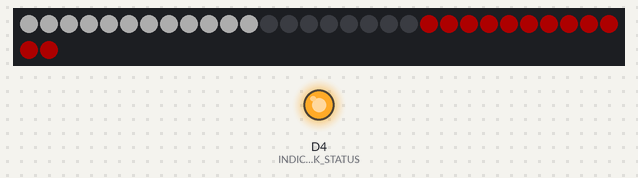
Simulated run of this sketch. Board: ESP8266 (NodeMCU). On the bench: 32 RGB LEDs in strip order, left to right, continuing on the next row, output pins drawn as LEDs (lit = HIGH). Dim RGB values are drawn brighter than linear; WiFi joins after 1.5 s; servers stay silent unless stated; what the sketch prints to the serial monitor is not drawn.

Above: at 0.1 s.
At 1.36 s:
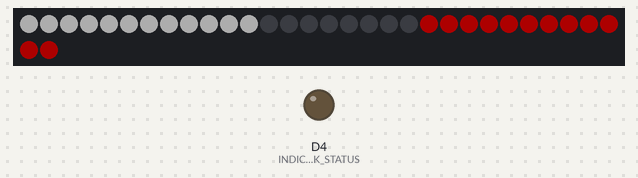
Timing chart, 0 to 2.9 s (numbered marks = the images above):
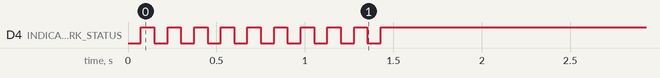

The sketch:

checkers11.ino
```cpp
#include "Configuration.h"
#include <Arduino.h>


void setup(){
    Serial.begin(9600);
    pinMode(INDICATOR_OF_NETWORK_STATUS, OUTPUT);
    beginConnected();
    connectedWifi();
    updateFirmware();
}

void loop(){
    #ifdef CHECK_WIFI
    checkWifi();
    #endif
    updateServer();
    polling();
}
```

connectedWifi.ino
```cpp
#include "Configuration.h"
#include <ESP8266WiFi.h>

int realTimeConnected = 0;
bool status_of_the_indicator = false;

void beginConnected(){
  WiFi.begin( NETWORK_NAME, NETWORK_PASSWORD );
}

void connectedWifi(){
  if(millis() - realTimeConnected > TIME_INTERVAL_CONNECTED_WIFI){
      realTimeConnected = millis();
      digitalWrite(INDICATOR_OF_NETWORK_STATUS, status_of_the_indicator=!status_of_the_indicator);
      matrixON();
    }
    Serial.print(".");
    delay(10);

    if(WiFi.status() != WL_CONNECTED)connectedWifi();
    else{
      Serial.println();
      Serial.print("Connected, IP address: ");
      Serial.println(WiFi.localIP());
    }
}
void checkWifi(){
  if(millis() - realTimeConnected > TIME_INTERVAL_CHECK_WIFI){
      realTimeConnected += TIME_INTERVAL_CHECK_WIFI;
      #ifdef INVERT_INDICATOR_OF_NETWORK_STATUS
      status_of_the_indicator = (WiFi.status() == WL_CONNECTED);
      #endif
      #ifndef INVERT_INDICATOR_OF_NETWORK_STATUS
      status_of_the_indicator = !(WiFi.status() == WL_CONNECTED);
      #endif
      digitalWrite(INDICATOR_OF_NETWORK_STATUS, status_of_the_indicator);
    }
}
```

matrix.ino
```cpp
#include "Configuration.h"
#include <Adafruit_NeoPixel.h>

Adafruit_NeoPixel ledMatrix = Adafruit_NeoPixel(32, matrixLed, NEO_GRB + NEO_KHZ800);

String x = "";
String y = "";

String checkersMatrix[] = {"H8", "F8", "D8", "B8", "A7", "C7", "E7", "G7", "H6",
"F6", "D6", "B6", "A5", "C5", "E5", "G5", "H4", "F4", "D4", "B4", "A3", "C3", "E3",
"G3", "H2", "F2", "D2", "B2", "A1", "C1", "E1", "G1"};

int foundLEDs[] = {32, 32};

void matrixON(){
    ledMatrix.setBrightness(50);
    ledMatrix.begin();
    for (int i = 0; i < 12; i++) {
        ledMatrix.setPixelColor(i, ledMatrix.Color(255, 255, 255));
        ledMatrix.show();
    }
    for (int i = 20; i < 32; i++) {
        ledMatrix.setPixelColor(i, ledMatrix.Color(255,0,0));
        ledMatrix.show();
    }
}

void matrixLoop(String* data){

    String dataMain = *data;
    dataMain.replace(" ", "");
    dataMain.toUpperCase();

    byte q = 0;
    for (int i = 0; i < dataMain.length(); i++) {
        for (char w = '1'; w < '9'; w++)
            if (dataMain.charAt(i) == w) {
                q++;
                if (q == 1)x = dataMain.substring(i - 1, i + 1);
                if (q == 2)y = dataMain.substring(i - 1, i + 1);
            }
    }

    String nulPozition = "";

    if (x.charAt(0) - 2 == y.charAt(0)) {
        nulPozition = char(x.charAt(0) - 1);
        int x1 = x.charAt(1) - 48;
        int y1 = y.charAt(1) - 48;
        if (x1 - 2 == y1)nulPozition = nulPozition + (y1 + 1);
        if (x1 + 2 == y1)nulPozition = nulPozition + (y1 - 1);
    }

    if (x.charAt(0) + 2 == y.charAt(0)) {
        int x1 = x.charAt(1) - 48;
        int y1 = y.charAt(1) - 48;
        nulPozition = char (x.charAt(0) + 1);
        if (x1 - 2 == y1)nulPozition = nulPozition + (y1 + 1);
        if (x1 + 2 == y1)nulPozition = nulPozition + (y1 - 1);
    }
    Serial.println("Data Server:");
    Serial.println(x);
    Serial.println(y);
    game(nulPozition);
}

void definition_of_LEDs(){
    bool firstLed = true;
    for(int matrixLeds = 0; matrixLeds < 32; matrixLeds++){
        if(firstLed)if(x == checkersMatrix[matrixLeds]){
                        foundLEDs[0] = matrixLeds;
                        firstLed = false;
                    }
        if(y == checkersMatrix[matrixLeds]) foundLEDs[1] = matrixLeds;
    }
}

void game(String killPawn){
    definition_of_LEDs();
    if(foundLEDs[0] != 0){
        if(ledMatrix.getPixelColor(foundLEDs[1]) == 0){
            uint32_t color = ledMatrix.getPixelColor(foundLEDs[0]);
            ledMatrix.setPixelColor(foundLEDs[0], 0);
            ledMatrix.setPixelColor(foundLEDs[1], color);
            if(killPawn.length()>0)killedPawn(&killPawn);
            ledMatrix.show();
        }
    }
}

void killedPawn(String* killPawn){
    for(int matrixLeds = 0; matrixLeds < 32; matrixLeds++)
        if(*killPawn == checkersMatrix[matrixLeds])ledMatrix.setPixelColor(matrixLeds, 0);
} 
```

serverPolling.ino
```cpp
#include <ESP8266HTTPClient.h>
#include "Configuration.h"
#include <WiFiClient.h>

WiFiClient wifiClient;
String dataHost = "";
String* data = &dataHost;
long timeHost = 0;

void polling(){
if(millis() - timeHost > TIME_HOST){
    HTTPClient http;
    http.begin(wifiClient, "http://yandexcheckers.000webhostapp.com/data.txt");
    int httpCode = http.GET();
    *data=http.getString();
    matrixLoop(data);
    timeHost = millis();
}
}
```

updateFirmwareWifi.ino
```cpp
#include "Configuration.h"
#include <ESP8266WebServer.h>
#include <ESP8266HTTPUpdateServer.h>

ESP8266WebServer HttpServer(SERVERPORT);
ESP8266HTTPUpdateServer httpUpdater;

void updateFirmware(){
    httpUpdater.setup(&HttpServer, OTAPATH, OTAUSER, OTAPASSWORD);
    HttpServer.on("/", handleRoot);
    HttpServer.begin();
}

void updateServer(){
  HttpServer.handleClient();
}

void handleRoot() {
  HttpServer.send(400, "text/plain", "not found");
}
```

Configuration.h
```cpp
/**
 * LED Chessboard Firmware
 * conceived in 2019
 *
 * Based on a microcontroller NodeMCU 1.0(ESP-12E Module)
 * Kulakov Dmitry Alekseevich
 *
 * This firmware is designed for the chess board microcontroller
 * The LED panel polls the web server,
 * receiving user commands,
 * that were given by voice to the skill of Yandex Alice
 *
 * This is the 11th version of 2021
 */

#define CONFIGURATION_H_VERSION             2021011

/*..................Configuration Connected....................*/

#define NETWORK_NAME                        "TP-Link_EFF4"
//#define NETWORK_NAME_1                    "*********"
//#define NETWORK_NAME_2                    "*********"

#define NETWORK_PASSWORD                    "13197421"
//#define NETWORK_PASSWORD_1                "*******"
//#define NETWORK_PASSWORD_2                "*******"

#define TIME_INTERVAL_CONNECTED_WIFI        70
#define TIME_INTERVAL_CHECK_WIFI            1000
#define CHECK_WIFI

#define INDICATOR_OF_NETWORK_STATUS         2
#define INVERT_INDICATOR_OF_NETWORK_STATUS

/*...........Update firmware into wifi configuration...........*/

#define OTAUSER                             ""
#define OTAPASSWORD                         ""
#define OTAPATH                             "/firmware"
#define SUBFOLDERDATA                       "/data"
#define SERVERPORT                          80

/*......................Server configuration..................*/

#define TIME_HOST                           2500

/*......................Matrix configuration..................*/

#define matrixLed                           D2
```
